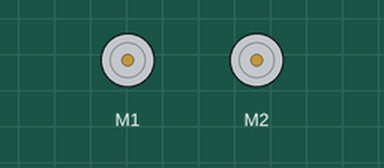
Bench run of a sketch on a simulated Arduino Uno, built with avr-gcc and run on an emulated ATmega328P. On the bench: 2 × DC motor (green arrow = forward, orange = backward, longer = faster).

Above: at 0.5 s.
At 1.5 s:
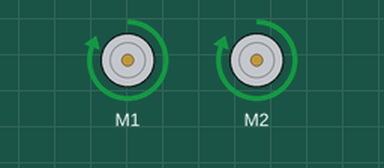
At 2.5 s:
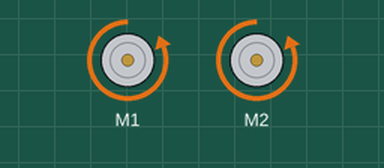
At 4.5 s:
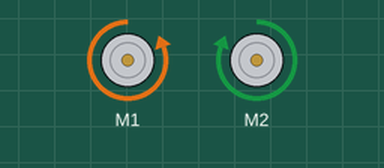
Timing chart, 0 to 6.5 s (numbered marks = the images above):
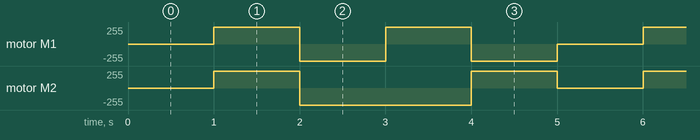

The sketch:

MotorShield_Avance_recule_2_moteur.ino
```cpp
#include <Wire.h> //bibliothèque pour la communication I2C
#include <Adafruit_MotorShield.h> //bibliothèque pour le shield
Adafruit_MotorShield monShield = Adafruit_MotorShield(); //création de l'objet shield
Adafruit_DCMotor *moteurGauche = monShield.getMotor(1); //création de l'objet moteurGauche par pointeur et repérage du numéro
Adafruit_DCMotor *moteurDroite = monShield.getMotor(2); //création de l'objet moteurDroite par pointeur et repérage du numéro
void setup() {
  monShield.begin(); //On lance la communication avec le shield
  moteurGauche->setSpeed(255); //On définit la vitesse de rotation
  moteurDroite->setSpeed(255); //des deux moteurs

}
void loop() {
  arret();
  delay(1000);
  avance(255);
  delay(1000);
  recule(255);
  delay(1000);
  tourneDroite(255);
  delay(1000);
  tourneGauche(255);
  delay(1000);
}
void arret(){
  //fonction d'arrêt des deux moteurs
  moteurGauche->run(RELEASE);
  moteurDroite->run(RELEASE);
}
void defVitesse(int v){
  moteurGauche->setSpeed(v); //on redéfinit la vitesse
  moteurDroite->setSpeed(v); //des deux moteurs
}
void avance(int v){
  //fonction de marche avant
  defVitesse(v); //appel de la fonction pour définir la vitesse
  moteurGauche->run(FORWARD);
  moteurDroite->run(FORWARD);
}
void recule(int v){
  //fonction de marche arrière
  defVitesse(v);
  moteurGauche->run(BACKWARD);
  moteurDroite->run(BACKWARD);
}
void tourneDroite(int v){
  //fonction pour tourner à droite sur place
  defVitesse(v);
  moteurGauche->run(FORWARD);
  moteurDroite->run(BACKWARD);
}
void tourneGauche(int v){
  //fonction pour tourner à gauche sur place
  defVitesse(v);
  moteurGauche->run(BACKWARD);
  moteurDroite->run(FORWARD);
}
```

Measured:
- by itself, motor M1: repeats every 5.0 s: backward 255/255 1.0 s, forward 255/255 1.0 s, backward 255/255 1.0 s, stopped 1.0 s, forward 255/255 1.0 s
- by itself, motor M2: repeats every 5.0 s: backward 255/255 2.0 s, forward 255/255 1.0 s, stopped 1.0 s, forward 255/255 1.0 s
